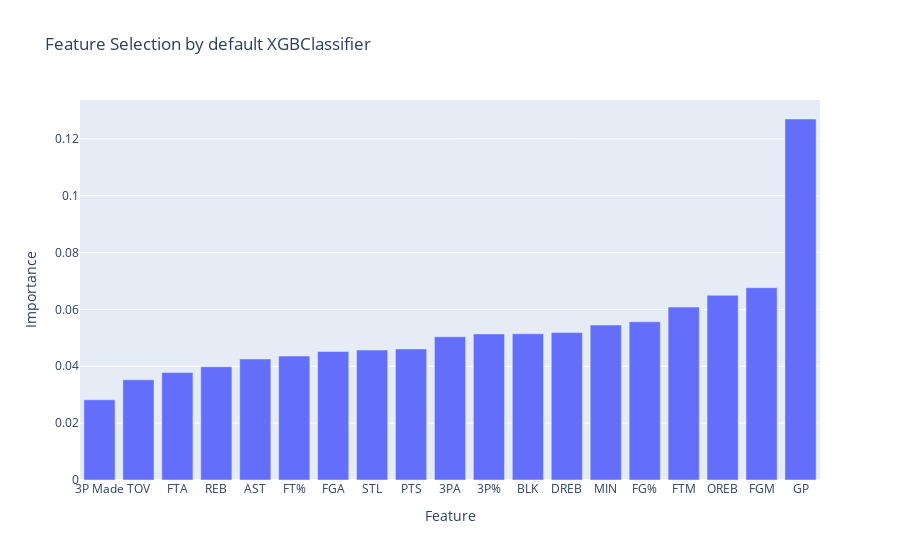

Source (notebook cell):
### Code cell
feature_importance_tree_model(df.drop(["TARGET_5Yrs"], axis=1), df["TARGET_5Yrs"], xgb.XGBClassifier())

### Figure 1 — Plotly figure (JSON) as saved in the notebook; plotly's stock layout.template omitted (floating-point values rounded to 4 significant figures)
{"data": [{"alignmentgroup": "True", "hovertemplate": "Feature=%{x}<br>Importance=%{y}<extra></extra>", "legendgroup": "", "marker": {"color": "#636efa", "pattern": {"shape": ""}}, "name": "", "offsetgroup": "", "orientation": "v", "showlegend": false, "textposition": "auto", "type": "bar", "x": ["3P Made", "TOV", "FTA", "REB", "AST", "FT%", "FGA", "STL", "PTS", "3PA", "3P%", "BLK", "DREB", "MIN", "FG%", "FTM", "OREB", "FGM", "GP"], "xaxis": "x", "y": [0.02823, 0.03525, 0.0378, 0.03983, 0.04257, 0.04361, 0.04523, 0.04572, 0.04609, 0.05037, 0.05139, 0.05144, 0.05187, 0.05451, 0.05566, 0.06083, 0.06498, 0.06765, 0.127], "yaxis": "y"}], "layout": {"barmode": "relative", "legend": {"tracegroupgap": 0}, "title": {"text": "Feature Selection by default XGBClassifier"}, "xaxis": {"anchor": "y", "domain": [0, 1], "title": {"text": "Feature"}}, "yaxis": {"anchor": "x", "domain": [0, 1], "title": {"text": "Importance"}}}}
